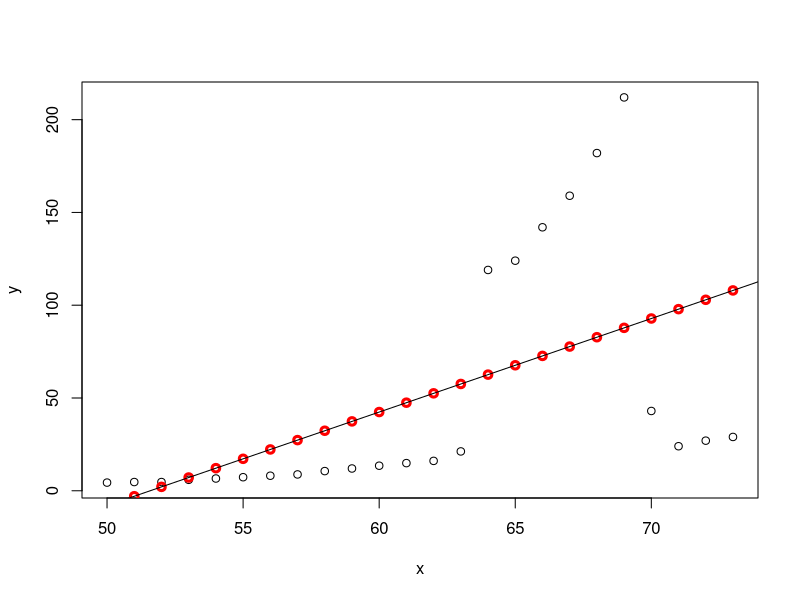

Reproduce this figure in R.
## ---- chunk 1
linear.regression <- function(x,y) {
  lm1 <- lm(y ~ x)
  lm1$coefficients
  lm1$fitted.values
  lm1$residuals
  rss <- deviance(lm1)
  my_list <- list(lm1,  lm1$coefficients, lm1$fitted.values, lm1$residuals, rss)
  
  plot(x,y)
  points(x, lm1$fitted.values, col = 'red', lwd = 3)
  abline(lm1)
  return(my_list)
}
## ---- chunk 2
library(MASS)
data('phones')
linear.regression(phones$year, phones$calls)
